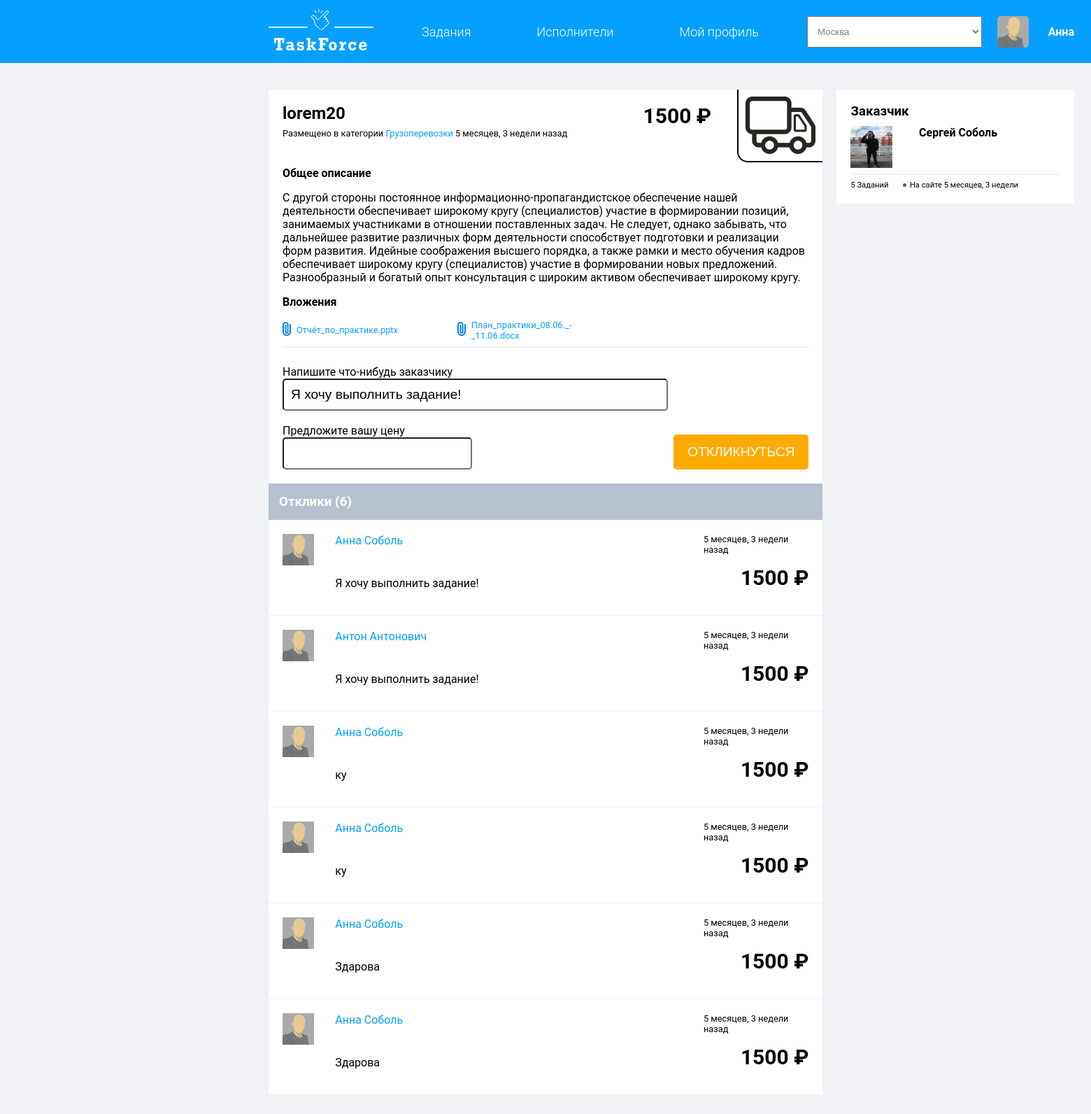
The page /tasks/9/ (signed in) on the database its author committed.
### TaskForce/models.py (models this page shows, shortened)
class Profile(models.Model):
    user = models.OneToOneField(User, on_delete=models.CASCADE, related_name='profile')
    icon = models.ImageField('Иконка', upload_to='TaskForce/user_icons/',
                             default='TaskForce/user_icons/default_icon.jpg')
    is_customer = models.BooleanField('Заказчик', default=False)
    class Meta:
        verbose_name = 'Профиль'
        verbose_name_plural = 'Профили'

class Task(models.Model):
    title = models.CharField(max_length=100, verbose_name='Заголовок')
    author = models.ForeignKey(User, on_delete=models.CASCADE, verbose_name='Автор', related_name='tasks')
    worker = models.OneToOneField(User, on_delete=models.SET_NULL, verbose_name='Исполнитель', blank=True, null=True,
                                  related_name='worker')
    desc = models.TextField('Описание')
    category = models.ForeignKey("Category", on_delete=models.CASCADE, verbose_name='Категория',
                                 related_name='task')
    cities = [
        ('moscow', 'Москва'),
        ("moscow_region", 'МО'),
        ('st-Petersburg', 'Санкт-Петербург'),
        ('krasnodar', 'Краснодар'),
        ('irkutsk', 'Иркутск'),
        ('vladivostok', 'Владивосток')
    ]
    statuses = [
        ('new', 'Новое'),
        ('canceled', 'Закрыто'),
        ('in_word', 'В работе'),
        ('completed', 'Выполнено'),
        ('failed', 'Провалено')
    ]
    status = models.CharField(max_length=100, verbose_name='Статус', choices=statuses, default='new')
    location = models.CharField(max_length=100, verbose_name='Локация', choices=cities)
    price = models.IntegerField('Бюджет', null=True, blank=True)
    created = models.DateTimeField('Дата создания', auto_now_add=True)
    period_of_execution = models.DateField('Срок исполнения')
    class Meta:
        verbose_name = 'Задание'
        verbose_name_plural = 'Задания'
        ordering = ['-created']

class Category(models.Model):
    name = models.CharField(max_length=100, unique=True)
    icon = models.ImageField('Заставка', upload_to='TaskForce/category_images/')
    def __str__(self):
        return self.name
    class Meta:
        verbose_name = 'Категория'
        verbose_name_plural = 'Категории'

class Document(models.Model):
    file = models.FileField('Загруженные файлы', upload_to="TaskForce/tasks/", blank=True, null=True)
    task = models.ForeignKey(Task, on_delete=models.CASCADE, verbose_name="Задание", related_name='files',
                             blank=True, null=True)
    class Meta:
        verbose_name = 'Загруженный файл'
        verbose_name_plural = "Загруженные файлы"
    def __str__(self):
        return os.path.basename(self.file.name)

class Application(models.Model):
    task = models.ForeignKey(Task, on_delete=models.CASCADE, related_name='applications')
    author = models.ForeignKey(User, on_delete=models.CASCADE, related_name='author')
    text = models.CharField(max_length=255, default='Я хочу выполнить задание!')
    price = models.IntegerField(blank=True, null=True, verbose_name='Цена')
    created = models.DateTimeField(auto_now_add=True)

### TaskForce/views.py (the view, shortened to what this page needs)
# urls.py: path('tasks/<int:pk>/', ShowTask.as_view(), name='detail'),
class ShowTask(DetailView, FormView):
    model = Task
    template_name = 'TaskForce/detail.html'
    form_class = ApplicationForm
    def get_context_data(self, **kwargs):
        context = super().get_context_data(**kwargs)
        context['cities'] = Task.cities
        return context

### TaskForce/forms.py
class ApplicationForm(ModelForm):
    class Meta:
        model = Application
        fields = ('text', 'price')

### templates/TaskForce/detail.html (shortened to what this page needs)
{% extends 'TaskForce/layout.html' %}
{% load static %}
{% block cities %}
    {% for city in cities %}
        <option value="{{ city.0 }}">{{ city.1 }}</option>
    {% endfor %}
{% endblock %}
{% block content %}
    <section class="detail-task">
        <header class="detail-header">
            <h1 class="detail-title">{{ task.title }}</h1>
            <span class="detail-category">Размещено в категории <a href="{% url 'index' %}?category={{ task.category }}">
                {{ task.category }}</a>
                {{ task.created|timesince }} назад
            </span>
            <b class="detail-price">{{ task.price }} ₽</b>
            <img src="{{ task.category.icon.url }}" class="detail-category-icon">
        </header>
        <main>
            <b>Общее описание</b>
            <p>{{ task.desc }}</p>
            {% if task.files.count > 0 %}
                <b>Вложения</b>
                <div class="download">
                {% for file in task.files.all %}
                    <a href="{{ file.file.url }}">{{ file }}</a>
                {% endfor %}
                </div>
            {% endif %}
        </main>
        <hr color="#f1f2f6">
        <footer class="detail-footer">
            {% if user.profile.is_customer %}
                {% if user.username == task.author.username %}
                    <form method="POST">
                        {% csrf_token %}
                        <input type="submit" name="end" class="btn end" value="ЗАВЕРШИТЬ">
                    </form>
                {% endif %}
            {% else %}
                {% if not task.worker and user.is_authenticated %}
                    <form method="POST" class="ans-form">
                        <label for="ans-text" class="ans-desc">
                            <span>Напишите что-нибудь заказчику</span><br>
                            {{ form.text }}
                        </label><br>
                        <label for="ans-price" class="ans-price">
                            <span>Предложите вашу цену</span><br>
                            {{ form.price }}
                        </label>
                        <input type="submit" name="accept-work" class="btn accept" value="ОТКЛИКНУТЬСЯ">
                    </form>
                {% elif user.username == task.worker.username %}
                    <form method="POST">
                        {% csrf_token %}
                        <input type="submit" name="refuse" class="btn refuse" value="ОТКАЗАТЬСЯ">
                    </form>
                {% endif %}
            {% endif %}
        </footer>
    </section>
    <div class="answers-list">
            <header class="answers-header">
                <h3>Отклики ({{ task.applications.count }})</h3>
            </header>
            <main class="answers">
                {% for answer in task.applications.all %}
                    <section class="answer">
                        <img src="{{ answer.author.profile.icon.url }}" width="45">
                        <a>{{ answer.author.first_name }} {{ answer.author.last_name }}</a>
                        <b>{{ answer.price }} ₽</b>
                        <p>{{ answer.text }}</p>
                        <span>{{ answer.created|timesince }} назад</span>
                    </section>
                {% endfor %}
            </main>
        </div>
    <section class="author-block">
        <h3>Заказчик</h3>
        <article class="task-author-profile">
            <div class="photo-and-name">
                <img src="{{ task.author.profile.icon.url }}" width="60" height="60">
                <b>{{ task.author.first_name }} {{ task.author.last_name }}</b>
            </div>
            <hr color="#f1f2f6">
            <div class="tasks-and-regdate">
                <span>{{ task.author.tasks.count }} Заданий</span> <span>На сайте {{ task.author.date_joined|timesince }}</span>
            </div>
        </article>
    </section>
{% endblock %}

### templates/TaskForce/layout.html (shortened to what this page needs)
{% load static %}
<!DOCTYPE html>
<html lang="ru">
<head>
    <link rel="stylesheet" href="{% static 'TaskForce/css/main.css' %}">
</head>
<header class="main-header">
    <div class="header-content">
        <a href="/tasks">
        </a>
        <nav class="header-menu">
        <a href="{% url 'index' %}">Задания</a>
        <a href="#">Исполнители</a>
        <a href="#">Мой профиль</a>
    </nav>
        <select class="city-select">
            {% block cities %}
            {% endblock %}
        </select>
        {% if user.is_authenticated %}
            <div class="header-profile">
                <img src="{{ user.profile.icon.url }}" width="45" height="45">
                <strong>{{ user.first_name }}</strong>
            </div>
        {% else %}
            <div class="log-reg">
                <a href="{% url 'login' %}">Войти</a>
                <hr color="white" width="100">
                <a href='{% url "reg" %}'>Регистрация</a>
            </div>
        {% endif %}
    </div>
</header>
<body>
    <main class="page-main">
        {% block content %}
        {% endblock %}
    </main>
</body>
</html>

### TaskForce/static/TaskForce/css/main.css (style rules this page uses)
body { margin: 0; min-width: 1920px; font-family: "Roboto", sans-serif; background-color: #f1f2f6; }
a { color: white; text-decoration: none; }
header.main-header { height: 90px; width: 100%; background-color: #05a0ff; }
.header-content { width: 60%; height: 100%; margin: 0 auto; display: flex; justify-content: space-between; align-items: center; }
.header-content nav a { color: white; text-decoration: none; font-weight: 300; font-size: 18px; line-height: 21px; }
nav.header-menu { display: flex; justify-content: space-around; width: 50%; }
.main-icon { width: 150px; fill: white; }
.city-select { width: 250px; height: 50%; padding-left: 10px; color: gray; }
.page-main { margin: 2% auto; display: grid; grid-template-columns: 0.7fr 0.3fr; grid-gap: 0 20px; width: 60%; }
.page-main section { background-color: white; padding: 20px; }
.main-content--header h1, h3 { margin: 0 0 10px 0; }
.page-main a { color: #05a0ff; }
.btn { background-color: blue; border: none; border-radius: 5px; width: 150px; height: 50px; color: white; font-size: 120%; }
.header-profile { height: 110%; width: 110px; display: flex; justify-content: space-between; align-items: center; }
.header-profile strong { color: white; }
.header-profile img { border-radius: 5px; }
.tasks-and-regdate { font-size: 70%; position: relative; display: flex; justify-content: space-between; width: 80%; }
.tasks-and-regdate span:first-child::after { position: absolute; left: 75px; top: 4px; content: ""; width: 5px; height: 5px; color: #333438; border-radius: 10px; background-color: #606060; }
.author-block { grid-column: 2/3; grid-row: 1/2; }
.photo-and-name { display: flex; align-items: flex-start; justify-content: space-between; width: 70%; }
.detail-header { display: grid; grid-template-columns: 0.8fr 0.2fr 0.2fr; grid-template-rows: 0.2fr 0.8fr; }
.detail-category-icon { width: 100px; grid-column: 3/4; grid-row: 1/3; justify-self: flex-end; border: 2px solid black; border-top: none; border-right: none; border-radius: 0 0 0 15px; padding: 10px; position: relative; bottom: 20px; left: 20px; }
.detail-category { grid-column: 1/2; font-size: 80%; }
.detail-price { grid-column: 2/3; grid-row: 1/2; align-self: flex-start; justify-self: center; font-size: 30px; }
.detail-title { margin: 0; }
.author-block { height: max-content; }
.download { margin-top: 1em; display: grid; grid-template-columns: 0.2fr 0.2fr 0.2fr 0.2fr; justify-content: space-between; height: max-content; }
.download a { position: relative; padding-left: 20px; font-size: 80%; display: flex; align-items: center; height: 30px; }
.download a::before { position: absolute; content: ""; width: 12px; height: 20px; top: 3px; left: 0; background-image: url(../img/attach.png); background-position: center; background-repeat: no-repeat; }
.detail-footer { margin-top: 25px; }
input.accept { width: max-content; padding: 10px 20px; background-color: #ffaa00; }
.answers-list .answers-header { background-color: #b6c1d0; color: white; padding: 15px; }
.answers-header h3 { margin: 0; }
.answer { display: grid; grid-template-columns: 0.1fr 0.7fr 0.2fr; border-bottom: 1px solid #f1f2f6; }
.answer a { grid-column: 2/3; }
.answer p { grid-column: 2/3; grid-row: 2/3; }
.answer span { grid-column: 3/4; grid-row: 1/2; font-size: 80%; justify-self: flex-end; }
.answer b { grid-column: 3/4; grid-row: 2/3; justify-self: flex-end; font-size: 30px; }
.ans-form { display: grid; grid-template-columns: 0.5fr 0.5fr; }
.ans-form .btn { grid-column: 2/3; justify-self: flex-end; }
.ans-form input:not(.btn) { font-size: 120%; padding: 10px; border-radius: 5px; }
.ans-form .ans-desc { grid-column: 1/3; }
.ans-form .ans-desc input { width: 70%; }
.ans-form .ans-price { grid-column: 1/3; grid-row: 3/4; }
.ans-form .btn { grid-row: 3/4; align-self: flex-end; }

### rows shown on the page
Task: title "lorem20", category "Грузоперевозки", created "5 месяцев, 3 недели", price "1500", category.icon (picture), desc "С другой стороны постоянное информационно-пропагандистское обеспечение нашей деятельности обеспечивает широкому кругу (специалистов) участие в формировании позиций, занимаемых участниками в отношении поставленных задач. Не следует, однако забывать, что дальнейшее развитие различных форм деятельности способствует подготовки и реализации форм развития. Идейные соображения высшего порядка, а также рамки и место обучения кадров обеспечивает широкому кругу (специалистов) участие в формировании новых предложений. Разнообразный и богатый опыт консультация с широким активом обеспечивает широкому кругу.", applications.count "6", author.profile.icon (picture), author.first_name "Сергей", author.last_name "Соболь", author.tasks.count "5", author.date_joined "5 месяцев, 3 недели"
Document: file "Отчёт_по_практике.pptx"
Document: file "План_практики_08.06._-_11.06.docx"
Application: author.profile.icon (placeholder picture), author.first_name "Анна", author.last_name "Соболь", price "1500", text "Я хочу выполнить задание!", created "5 месяцев, 3 недели"
Application: author.profile.icon (placeholder picture), author.first_name "Антон", author.last_name "Антонович", price "1500", text "Я хочу выполнить задание!", created "5 месяцев, 3 недели"
Application: author.profile.icon (placeholder picture), author.first_name "Анна", author.last_name "Соболь", price "1500", text "ку", created "5 месяцев, 3 недели"
Application: author.profile.icon (placeholder picture), author.first_name "Анна", author.last_name "Соболь", price "1500", text "ку", created "5 месяцев, 3 недели"
Application: author.profile.icon (placeholder picture), author.first_name "Анна", author.last_name "Соболь", price "1500", text "Здарова", created "5 месяцев, 3 недели"
Application: author.profile.icon (placeholder picture), author.first_name "Анна", author.last_name "Соболь", price "1500", text "Здарова", created "5 месяцев, 3 недели"

### other values the page prints
{{ user.first_name }} "Анна"
form field value "Москва"
